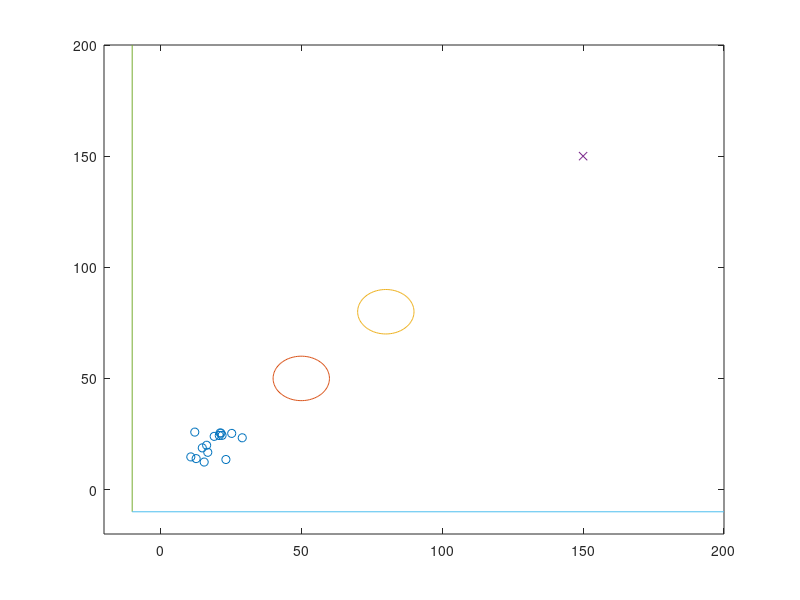

The MATLAB source for this figure: (Note: this script raises an error after producing the figure.)
clear;
clc;
% 参数
N = 15;     % 智能体个数
dt = 0.1;   % 步进
T = 200;    % 仿真时间
L = 200;    % 区域大小
R = 10;     % 智能体相互作用范围
D = 8;      % 智能体之间保持的距离（过大排斥，过小吸引）
D_O = 8;    % 和障碍物之间的距离
vmax = 2;   % 最大速度
Destination = [150, 150];   % 目的地
c1_alpha = 2;
c2_alpha = 3;
c1_beta = 5;
c2_beta = 2;
c1_gamma = 6;
c2_gamma = 4;

% 初始化
x = L/10*rand(N,2)+10; 
v = vmax*randn(N,2); 
t = 0;

% 初始化障碍物
Obstacle_Spheres = [50,50,10; 80,80,10]; % 圆形障碍物，格式为x,y,r
Obstacle_wall = [1,0,10;0,1,10]; % 无限墙体障碍物，Ax+By+C=0
% Obstacle_wall = [];
theta = linspace(0,2*pi);
circles(1,:) = Obstacle_Spheres(1,3)*cos(theta) + Obstacle_Spheres(1,1);
circles(2,:) = Obstacle_Spheres(1,3)*sin(theta) + Obstacle_Spheres(1,2);
circles(3,:) = Obstacle_Spheres(2,3)*cos(theta) + Obstacle_Spheres(2,1);
circles(4,:) = Obstacle_Spheres(2,3)*sin(theta) + Obstacle_Spheres(2,2);
lines(1,:)=[-10,-10];
lines(2,:)=[-10,200];
lines(3,:)=[-10,-10];
lines(4,:)=[200,-10];

while t < T
    % Plot positions
    hold off;
    plot(x(:,1),x(:,2),'o');
    hold on;
    plot(circles(1,:), circles(2,:));
    plot(circles(3,:), circles(4,:));
    plot(Destination(1), Destination(2), 'x');
    plot(lines(1,:), lines(2,:));
    plot(lines(4,:), lines(3,:));
    axis([-20 L -20 L]);
    drawnow;
    
    
    % 计算智能体间合力，包括障碍物和智能体
    u_alpha = zeros(N,2);
    u_beta = zeros(N,2);
    for i = 1:N
        % 找到alpha智能体邻居
        d = sqrt(sum((x(i,:)-x).^2,2));     % 和alpha智能体的距离
        N_i_alpha = find(d < R & d > 0);    % 邻居的索引
        % 计算u_alpha
        g1 = zeros(1,2); 
        g2 = zeros(1,2);
        for j = N_i_alpha'
            g1 = g1 + func_phi_alpha(func_sigma_norm(x(j,:)-x(i,:)),R,D) * func_nij(x(j,:)-x(i,:)); % repulsive term
            g2 = g2 + func_aij(x(j,:), x(i,:), R)*(v(j,:)-v(i,:)); % alignment term
        end
        u_alpha(i,:) = c1_alpha*g1 + c2_alpha*g2;

        % 计算和所有圆形beta智能体的距离
        Obstacle_dis_vector = zeros(height(Obstacle_Spheres)+height(Obstacle_wall),2);
        for j = 1:height(Obstacle_Spheres)
            distance_o = Obstacle_Spheres(j,1:2) - x(i,:); % 圆心和智能体距离
            proportion = 1 - Obstacle_Spheres(j,3)/norm(distance_o);% 计算比例
            Obstacle_dis_vector(j,:) = proportion*distance_o;% 得到距离向量
        end
        % 计算和所有墙体beta智能体的距离
        for j = 1:height(Obstacle_wall)
            % 垂直于直线的单位向量
            distance_o = Obstacle_wall(j,1:2) / norm(Obstacle_wall(j,1:2));
            % 点和直线的距离
            proportion = -(Obstacle_wall(j,1)*x(i,1)+Obstacle_wall(j,2)*x(i,2)+Obstacle_wall(j,3))/sqrt(Obstacle_wall(j,1)^2+Obstacle_wall(j,2)^2);
            Obstacle_dis_vector(j+height(Obstacle_Spheres),:) = proportion*distance_o;% 得到距离向量
        end
        % 计算u_beta
        g1 = zeros(1,2); 
        g2 = zeros(1,2);
        for j = 1:height(Obstacle_dis_vector)
            g1 = g1 + func_phi_beta(func_sigma_norm(Obstacle_dis_vector(j,:)),D_O) * func_nij(Obstacle_dis_vector(j,:));
            g2 = g2 + func_bij(Obstacle_dis_vector(j,:), D_O)*(-v(i,:));
        end
        u_beta(i,:) = c1_beta*g1 + c2_beta*g2;
        
        
    end
    % 终点的吸引力
    u_gamma = -c1_gamma*func_sigma_1(x-Destination) - c2_gamma*func_sigma_1(v-[0,0]);

    % 最终合力
    u = u_gamma + u_alpha + u_beta;

    % 更新
    v = v + u*dt;
    x= x + dt*v; 
    t = t + dt

    %pause(0.01);
end

